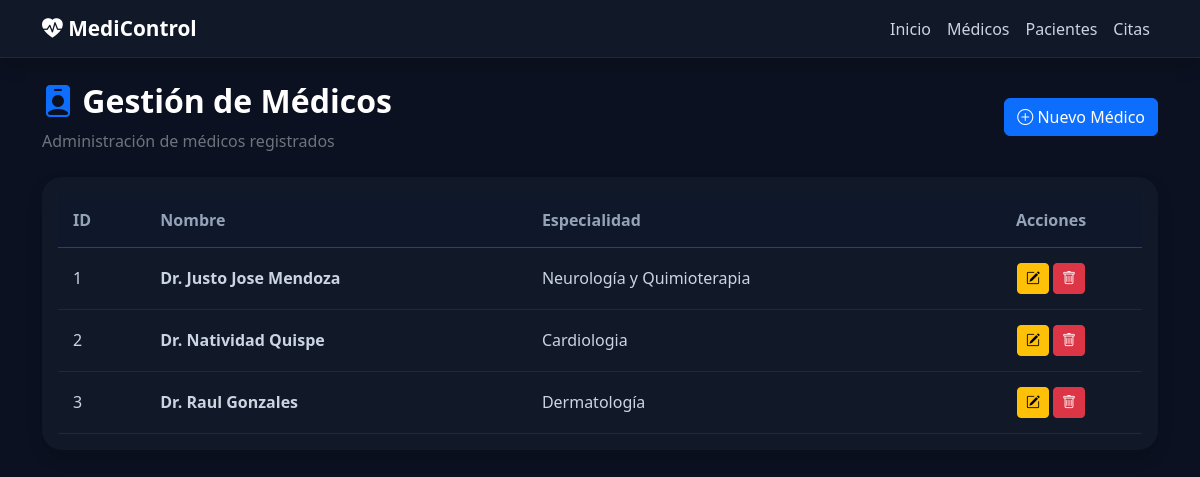
The page /medicos/ on the database its author committed.
### src/medicos/models.py (models this page shows, shortened)
class Medico(db.Model):
    __tablename__ = 'medicos'
    id = db.Column(db.Integer, primary_key=True)
    nombre = db.Column(db.String, nullable=False)
    especialidad = db.Column(db.String, nullable=False)
    citas = db.relationship('Cita', back_populates='medico', cascade='all, delete-orphan')

### src/medicos/routes.py (the view)
@bp_medicos.route('/')
def index():
    medicos = Medico.query.all()
    return render_template('medico/index.html', medicos=medicos)

### src/medicos/templates/medico/index.html (shortened to what this page needs)
{% extends 'base.html' %}
{% block content %}
<div class="d-flex justify-content-between align-items-center mb-4">
    <div>
        <h2 class="fw-bold">
            <i class="bi bi-person-badge-fill text-primary"></i>
            Gestión de Médicos
        </h2>
        <p class="text-secondary mb-0">
            Administración de médicos registrados
        </p>
    </div>
    <a href="{{ url_for('medicos.create') }}"
       class="btn btn-primary">
        <i class="bi bi-plus-circle"></i>
        Nuevo Médico
    </a>
</div>
<div class="card shadow border-0">
    <div class="card-body">
        <div class="table-responsive">
            <table class="table align-middle custom-table">
                <thead>
                    <tr>
                        <th>ID</th>
                        <th>Nombre</th>
                        <th>Especialidad</th>
                        <th class="text-center">Acciones</th>
                    </tr>
                </thead>
                <tbody>
                    {% for medico in medicos %}
                    <tr>
                        <td>{{ medico.id }}</td>
                        <td>
                            <strong>{{ medico.nombre }}</strong>
                        </td>
                        <td>
                            {{ medico.especialidad }}
                        </td>
                        <td class="text-center">
                            <a href="{{ url_for('medicos.edit', id=medico.id) }}"
                               class="btn btn-warning btn-sm">
                                <i class="bi bi-pencil-square"></i>
                            </a>
                            <a href="{{ url_for('medicos.delete', id=medico.id) }}"
                                onclick="return confirm('¿Estás seguro de eliminar este médico?')"
                               class="btn btn-danger btn-sm">
                                <i class="bi bi-trash"></i>
                            </a>
                        </td>
                    </tr>
                    {% endfor %}
                </tbody>
            </table>
        </div>
    </div>
</div>
{% endblock %}

### src/templates/base.html (style rules this page uses)
body { background: #0b1120; color: white; min-height: 100vh; }
.card { background: #111827; border: 1px solid #1e293b; border-radius: 20px; }
.table { color: white; }

### src/medicos/templates/medico/index.html (style rules this page uses)
.custom-table { color: #e2e8f0; margin-bottom: 0; }
.custom-table thead th { background-color: #0f172a; color: #94a3b8; border-bottom: 1px solid #334155; padding: 15px; }
.custom-table tbody tr { background-color: #111827; border-bottom: 1px solid #1e293b; }
.custom-table td { background-color: #111827; color: #cbd5e1; padding: 15px; border-bottom: none; }

### rows shown on the page
Medico: id "1", nombre "Dr. Justo Jose Mendoza", especialidad "Neurología y Quimioterapia"
Medico: id "2", nombre "Dr. Natividad Quispe", especialidad "Cardiologia"
Medico: id "3", nombre "Dr. Raul Gonzales", especialidad "Dermatología"
